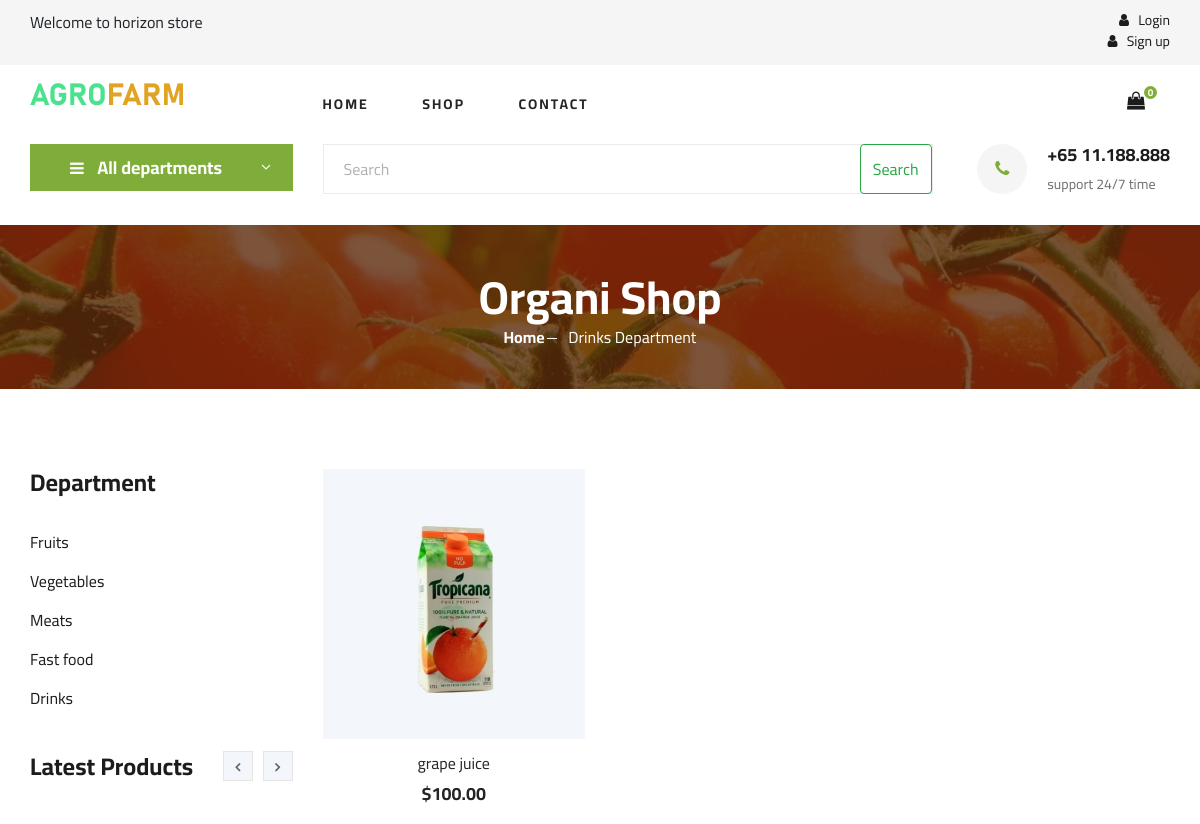
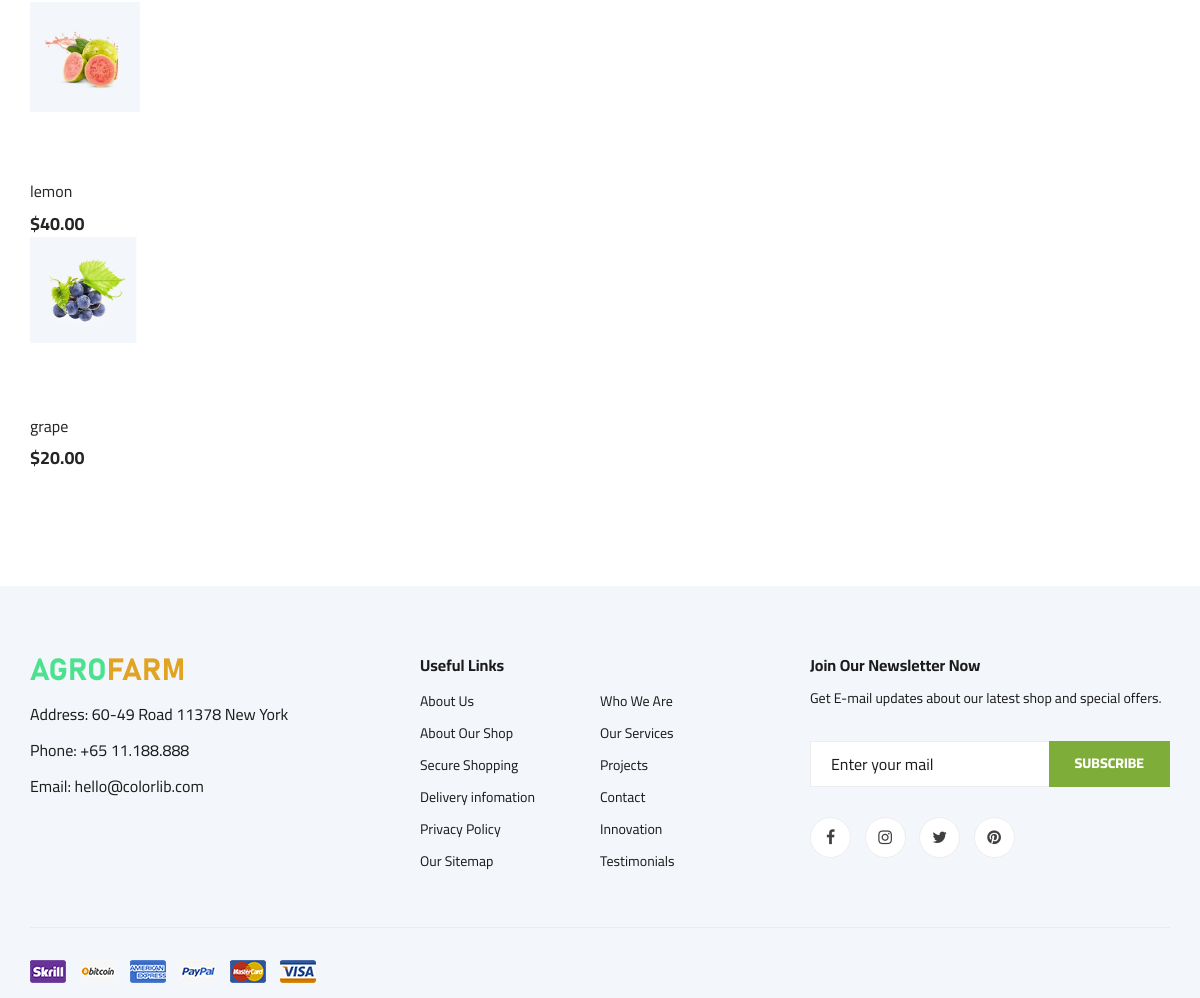
/drinkspage, run on the app's committed database (2 pictures, top to bottom).
### appusers/models.py (models this page shows, shortened)
class Cart(models.Model):
    user = models.ForeignKey(User, on_delete=models.CASCADE)
    completed = models.BooleanField(default=False)
    discounted_price = models.DecimalField(max_digits=10, decimal_places=2, default=0)
    @property
    def num_of_items(self):
        return sum(item.quantity for item in self.cartitems.all())

class Products(models.Model):
    ALL_DEPARTMENT = [
    ("fruits", "fruits"),
    ("vegetables", "vegetables"),
    ("meats", "meats"),
    ("fast foods", "fast foods"),
    ("drinks", "drinks"),
    ]
    ALL_PRODUCT_TYPE = [
    ("featured products", "featured products"),
    ("latest products", "latest products"),
    ("top reated products", "top reated products"),
    ("review products", "review products"),
    ("sales off", "sales off"),
    ]
    id = models.PositiveIntegerField(primary_key=True)
    item_photo = models.ImageField(upload_to='products')
    name = models.CharField(max_length=20)
    price = models.DecimalField(max_digits=10, decimal_places=2, default=0)
    department = models.CharField(blank=True, max_length=10, choices=ALL_DEPARTMENT)
    producttype = models.CharField(blank=True, max_length=30, choices=ALL_PRODUCT_TYPE)
    shipping = models.CharField(blank=True, max_length=20)
    avaliabilty = models.CharField(blank=True, max_length=20)
    weight = models.CharField(blank=True, max_length=20)
    description = models.TextField(blank=True, max_length=200)
    information = models.TextField(blank=True, max_length=200)
    reviews = models.TextField(blank=True, max_length=200)
    discount = models.CharField(blank=True, max_length=20)
    old_price = models.CharField(blank=True, max_length=20)

### appusers/views.py (the view)
# urls.py: path('drinkspage', Drinks,name='drinks_page' ),
def Drinks(request):
    latest = Products.objects.filter(producttype="latest products")
    products = Products.objects.filter(department="drinks")
    paginator = Paginator(products, 4)  # Display 10 items per page
    page_number = request.GET.get('fastfood')  # Assuming the URL parameter is 'page'
    page_obj = paginator.get_page(page_number)
    if request.user.is_authenticated:
        global cart
        cart, created = Cart.objects.get_or_create(user=request.user, completed=False)
    data={
    'latest':latest, 'products':products, 'cart':cart, 'page_obj':page_obj
    }
    return render(request, 'drinkspage.html', data)

### templates/drinkspage.html (shortened to what this page needs)
{% extends 'base.html' %}
{% load static %}
{% block pages %}
    <section class="breadcrumb-section set-bg" data-setbg="{% static 'img/breadcrumb.jpg' %}">
        <div class="container">
            <div class="row">
                <div class="col-lg-12 text-center">
                    <div class="breadcrumb__text">
                        <h2>Organi Shop</h2>
                        <div class="breadcrumb__option">
                            <a href="./index.html">Home</a>
                            <span>Drinks Department</span>
                        </div>
                    </div>
                </div>
            </div>
        </div>
    </section>
    <section class="product spad">
        <div class="container">
            <div class="row">
                <div class="col-lg-3 col-md-5">
                    <div class="sidebar">
                        <div class="sidebar__item">
                            <h4>Department</h4>
                            <ul>
                                <li><a href="/fruitspage">Fruits</a></li>
                            <li><a href="/vegetablespage">Vegetables</a></li>
                            <li><a href="/meatpage">Meats</a></li>
                            <li><a href="/fastfoodpage">Fast food</a></li>
                            <li><a href="/drinkspage">Drinks</a></li>
                            </ul>
                        </div>
                        <div class="sidebar__item">
                            <div class="latest-product__text">
                                <h4>Latest Products</h4>
                                <div class="latest-product__slider owl-carousel">
                                    <div class="latest-prdouct__slider__item">
                                      	{% for x in latest %}
										<a href="#" class="latest-product__item">
											<div class="latest-product__item__pic">
												<img src="{{ x.item_photo.url }}" alt="">
											</div>
											<div class="latest-product__item__text">
												<h6><a href="shopdetails{{ x.id }}" class="nam" ></a>{{ x.name }}</h6>
												<span>${{ x.price }}</span>
											</div>
										</a>
										{% endfor %}
                                    </div>
                                </div>
                            </div>
                        </div>
                    </div>
                </div>
                <div class="col-lg-9 col-md-7">
                    <div class="row">
					    {% for x in page_obj %}
                        <div class="col-lg-4 col-md-6 col-sm-6">
                            <div class="product__item">
                                <div class="product__item__pic set-bg" data-setbg="{{ x.item_photo.url }}">
                                </div>
                                <div class="product__item__text">
                                    <h6><a href="shopdetails{{ x.id }}">{{ x.name }}</a></h6>
                                    <h5>${{ x.price }}</h5>
                                </div>
                            </div>
                        </div>
						{% endfor %}
                    </div>
                    <div class="product__pagination">
                    </div>
                </div>
            </div>
        </div>
    </section>
	{% endblock %}

### templates/base.html (shortened to what this page needs)
{% load static %}
<!DOCTYPE html>
<html lang="zxx">
<head>
    <link rel="stylesheet" href="{% static 'css/bootstrap.min.css' %}" type="text/css">
    <link rel="stylesheet" href="{% static 'css/font-awesome.min.css' %}" type="text/css">
    <link rel="stylesheet" href="{% static 'css/elegant-icons.css' %}" type="text/css">
    <link rel="stylesheet" href="{% static 'css/nice-select.css' %}" type="text/css">
    <link rel="stylesheet" href="{% static 'css/jquery-ui.min.css' %}" type="text/css">
    <link rel="stylesheet" href="{% static 'css/owl.carousel.min.css' %}" type="text/css">
    <link rel="stylesheet" href="{% static 'css/slicknav.min.css' %}" type="text/css">
    <link rel="stylesheet" href="{% static 'css/style.css' %}" type="text/css">
</head>
<body>
    <header class="header">
        <div class="header__top">
            <div class="container">
                <div class="row">
                    <div class="col-lg-6 col-md-6">
                        <div class="header__top__left">
                            <marquee><span> Welcome to horizon store </span></marquee>
                        </div>
                    </div>
                    <div class="col-lg-6 col-md-6">
                        <div class="header__top__right">
                            <div class="header__top__right__auth">
							{%if request.user.is_authenticated %}
							<a href="/logout"><i class="fa fa-user"></i> Logout</a>
                           <!-- <a href="/dashboard">
                            <button class="mr-4 btn">MARKET</button> </a>  -->
							{%else%}
						<span>	 <a href="/login"><i class="fa fa-user"></i> Login</a>
							 <a href="/signup"><i class="fa fa-user"></i> Sign up</a>  </span>
	                        {%endif%}
                            </div>
                        </div>
                    </div>
                </div>
            </div>
        </div>
        <div class="container">
            <div class="row">
                <div class="col-lg-3">
                    <div class="header__logo">
                        <a href="/"><img src="{% static 'img/logo.png' %}" alt=""></a>
                    </div>
                </div>
                <div class="col-lg-6">
                    <nav class="header__menu">
                        <ul>
                            <li ><a href="/">Home</a></li>
                            <li ><a href="/allproduct">Shop</a></li>
                            <li><a href="./contact.html">Contact</a></li>
                        </ul>
                    </nav>
                </div>
                <div class="col-lg-3">
                    <div class="header__cart">
                        <ul>
                            <li><a href="/cart"><i class="fa fa-shopping-bag"></i> <span id="num_of_items" > {{ cart.num_of_items }}</span></a></li>
                        </ul>
                    </div>
                </div>
            </div>
        </div>
    </header>
    <section class="hero hero-normal">
        <div class="container">
            <div class="row">
                <div class="col-lg-3">
                    <div class="hero__categories">
                        <div class="hero__categories__all">
                            <i class="fa fa-bars"></i>
                            <span>All departments</span>
                        </div>
                    </div>
                </div>
                <div class="col-lg-9">
                    <div class="hero__search">
                     <div class="hero__search__form">
                            <form class="d-flex" role="search" method="POST" action="/search">
								 <input
									class="form-control me-2"
									type="search"
									placeholder="Search"
									name="search_query"
									required aria-label="Search"
								 >
								 <button class="btn btn-outline-success" type="submit">Search</button>
                            </form>
                        </div>
                        <div class="hero__search__phone">
                            <div class="hero__search__phone__icon">
                                <i class="fa fa-phone"></i>
                            </div>
                            <div class="hero__search__phone__text">
                                <h5>+65 11.188.888</h5>
                                <span>support 24/7 time</span>
                            </div>
                        </div>
                    </div>
                </div>
            </div>
        </div>
    </section>
	{% block pages %}   {% endblock %}
    <footer class="footer spad">
        <div class="container">
            <div class="row">
                <div class="col-lg-3 col-md-6 col-sm-6">
                    <div class="footer__about">
                        <div class="footer__about__logo">
                            <a href="./index.html"><img src="{% static 'img/logo.png' %}" alt=""></a>
                        </div>
                        <ul>
                            <li>Address: 60-49 Road 11378 New York</li>
                            <li>Phone: +65 11.188.888</li>
                            <li>Email: hello@colorlib.com</li>
                        </ul>
                    </div>
                </div>
                <div class="col-lg-4 col-md-6 col-sm-6 offset-lg-1">
                    <div class="footer__widget">
                        <h6>Useful Links</h6>
                        <ul>
                            <li><a href="#">About Us</a></li>
                            <li><a href="#">About Our Shop</a></li>
                            <li><a href="#">Secure Shopping</a></li>
                            <li><a href="#">Delivery infomation</a></li>
                            <li><a href="#">Privacy Policy</a></li>
                            <li><a href="#">Our Sitemap</a></li>
                        </ul>
                        <ul>
                            <li><a href="#">Who We Are</a></li>
                            <li><a href="#">Our Services</a></li>
                            <li><a href="#">Projects</a></li>
                            <li><a href="#">Contact</a></li>
                            <li><a href="#">Innovation</a></li>
                            <li><a href="#">Testimonials</a></li>
                        </ul>
                    </div>
                </div>
                <div class="col-lg-4 col-md-12">
                    <div class="footer__widget">
                        <h6>Join Our Newsletter Now</h6>
                        <p>Get E-mail updates about our latest shop and special offers.</p>
                        <form action="#">
                            <input type="text" placeholder="Enter your mail">
                            <button type="submit" class="site-btn">Subscribe</button>
                        </form>
                        <div class="footer__widget__social">
                            <a href="#"><i class="fa fa-facebook"></i></a>
                            <a href="#"><i class="fa fa-instagram"></i></a>
                            <a href="#"><i class="fa fa-twitter"></i></a>
                            <a href="#"><i class="fa fa-pinterest"></i></a>
                        </div>
                    </div>
                </div>
            </div>
            <div class="row">
                <div class="col-lg-12">
                    <div class="footer__copyright">
                        <div class="footer__copyright__text"><p>
                        <div class="footer__copyright__payment"><img src="{% static 'img/payment-item.png' %}" alt=""></div>
                    </div>
                </div>
            </div>
        </div>
    </footer>
</body>
</html>

### data on the page
Cart: num_of_items "0"
Products: item_photo (picture), name "lemon", price "40.00"
Products: item_photo (picture), name "grape", price "20.00"
Products: name "grape juice", price "100.00"
